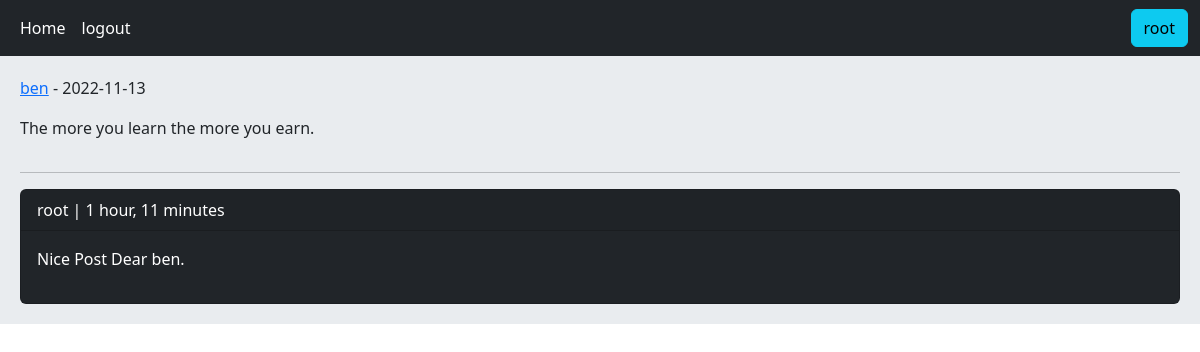
/post/4/the-more-you-learn-the-more-you-earn (signed in), run on the app's committed database.
### home/models.py (models this page shows, shortened)
class Post(models.Model):
    user = models.ForeignKey(User, on_delete=models.CASCADE, related_name='posts')
    body = models.TextField()
    slug = models.SlugField()
    created = models.DateTimeField(auto_now_add=True)
    updated = models.DateTimeField(auto_now=True)
    class Meta:
        ordering = ['-created']

class Comment(models.Model):
    user = models.ForeignKey(User, on_delete=models.CASCADE, related_name='ucomments')
    post = models.ForeignKey(Post, on_delete=models.CASCADE, related_name='pcomments')
    reply = models.ForeignKey('self', on_delete=models.CASCADE, related_name='rcomments', blank=True, null=True)
    is_reply = models.BooleanField(default=False)
    body = models.TextField(max_length=400)
    created = models.DateTimeField(auto_now_add=True)

### home/views.py (the view)
# urls.py: path('post/<int:post_id>/<slug:post_slug>', views.PostDetailView.as_view(), name='post_detail'),
class PostDetailView(View):
    def get(self, request, post_id, post_slug):
        post = get_object_or_404(Post, pk=post_id, slug=post_slug)
        comments = post.pcomments.filter(is_reply=False)
        return render(request, 'home/detail.html', {'post': post, 'comments': comments})

### home/templates/home/detail.html (shortened to what this page needs)
{% extends 'base.html' %}
{% block content %}
	<div class="row">
		<div class="col-10">
			<p><a href="{% url 'account:user_profile' post.user.id %}">{{ post.user.username }}</a> - {{ post.updated|date:"Y-m-d" }}</p>
			<p>{{ post.body }}</p>
		</div>
		<div class="col-2 text-end">
		</div>
	</div>
	<hr>
	{% for comment in comments %}
		<div class="card bg-dark text-white">
			<p class="card-header">{{ comment.user }} | {{ comment.created|timesince }}</p>
			<p class="card-body">{{ comment.body }}</p>
		</div>
	{% empty %}
		<p>No comments yet!</p>
	{% endfor %}
{% endblock %}

### templates/inc/navbar.html
<nav class="navbar navbar-expand-lg bg-dark navbar-dark">
  <div class="container-fluid">
    <div class="navbar-nav col-11">
      <a class="nav-link active" href="{% url 'home:home' %}">Home</a>
			{% if not request.user.is_authenticated %}
      <a class="nav-link active" href="{% url 'account:user_register' %}">Register</a>
      <a class="nav-link active" href="{% url 'account:user_login' %}">Login</a>
				</div>
			{% else %}
      	<a class="nav-link active" href="{% url 'account:user_logout' %}">logout</a>
				</div>
				<div class="col-1 d-flex justify-content-end">
					<a class="btn btn-info" href="{% url 'account:user_profile' request.user.id %}">{{ request.user.username }}</a>
				{% endif %}
		</div>
  </div>
</nav>

### data on the page
Post: user.username "ben", updated "2022-11-13", body "The more you learn the more you earn."
Comment: user "root", created "1 hour, 11 minutes", body "Nice Post Dear ben."

### other printed values
{{ request.user.username }} "root"
